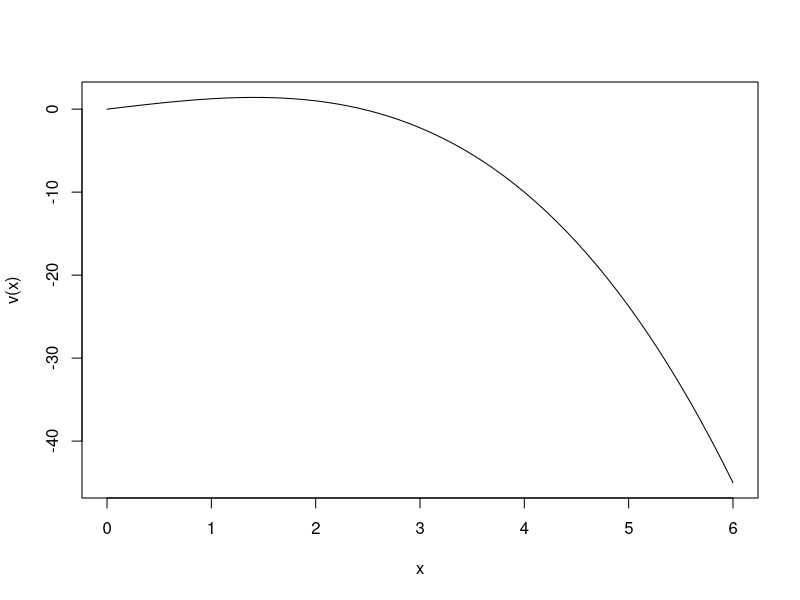
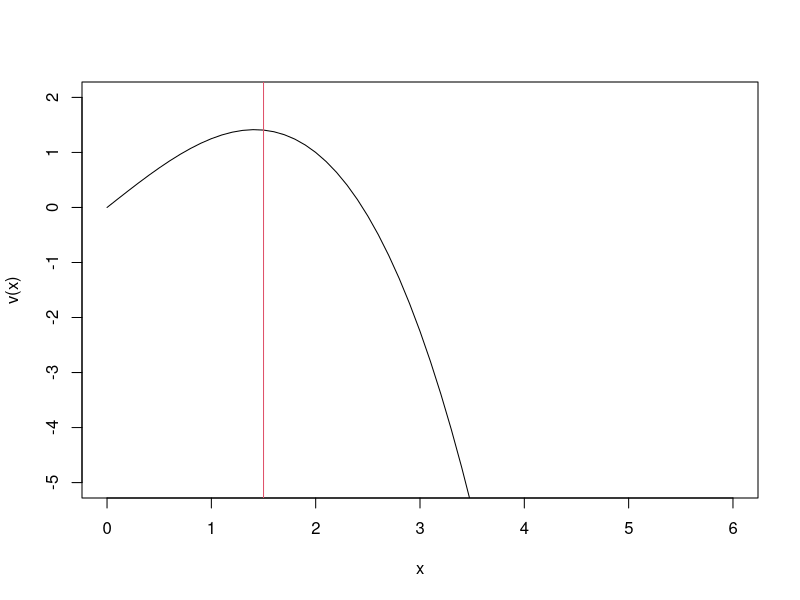

Write R code to recreate these figures, in order.
v <- function(x){0.25*x*(6-x^2)}

x <- seq(0,6,0.1)
plot(x,v(x),type='l')
plot(x,v(x),type='l',ylim=c(-5,2))
abline(v=1.5,col=2)
